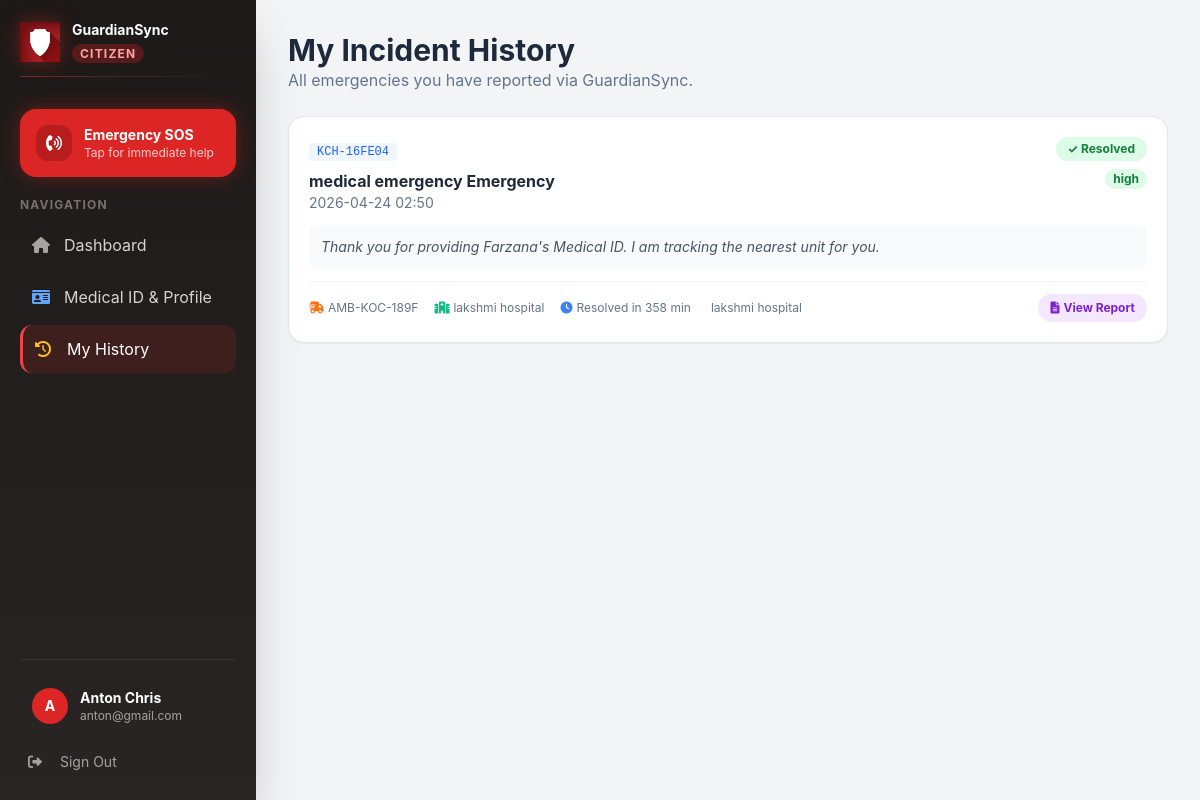
Page /user/history (signed in) on the committed database.
### tables this page shows
CREATE TABLE users (
        id TEXT PRIMARY KEY,
        name TEXT NOT NULL,
        email TEXT UNIQUE NOT NULL,
        phone TEXT,
        password_hash TEXT NOT NULL,
        role TEXT DEFAULT "user",
        unit_id TEXT,
        created_at DATETIME DEFAULT CURRENT_TIMESTAMP);

CREATE TABLE incidents (
        id TEXT PRIMARY KEY,
        user_id TEXT,
        user_name TEXT,
        phone TEXT,
        sos_type TEXT DEFAULT "self",
        affected_name TEXT,
        affected_medical_id TEXT,
        category TEXT,
        severity TEXT,
        status TEXT DEFAULT "pending",
        description TEXT,
        transcript TEXT,
        location_details TEXT,
        landmark TEXT,
        lat REAL,
        lng REAL,
        assigned_unit TEXT,
        resource_contact TEXT,
        assigned_unit_type TEXT,
        assigned_hospital TEXT,
        tracking_lat REAL,
        tracking_lng REAL,
        resolved_at DATETIME,
        report_generated INTEGER DEFAULT 0,
        duplicate_of TEXT,
        duplicate_count INTEGER DEFAULT 0,
        step2_relatives_alerted INTEGER DEFAULT 0,
        step3_followup_status TEXT DEFAULT "pending",
        step4_safe_confirmed INTEGER DEFAULT 0,
        followup_notes TEXT,
        safe_location TEXT,
        resolution_time_minutes INTEGER,
        unit_status TEXT DEFAULT "dispatched",
        created_at DATETIME DEFAULT CURRENT_TIMESTAMP,
        updated_at DATETIME DEFAULT CURRENT_TIMESTAMP);

### main.py (the view)
@app.get("/user/history")
async def user_history(request: Request):
    user = get_session_user(request, "citizen")
    if not user: return RedirectResponse(url="/auth/login")
    conn = get_db()
    history = conn.execute("SELECT * FROM incidents WHERE user_id = ? ORDER BY created_at DESC", (user["id"],)).fetchall()
    conn.close()
    return templates.TemplateResponse("user/history.html", {"request": request, "user": user, "history": history})

### templates/user/history.html (shortened to what this page needs)
{% extends "user/layout.html" %}
{% block content %}
<div class="max-w-4xl mx-auto space-y-6">
  <div>
    <h1 class="text-3xl font-bold text-slate-800">My Incident History</h1>
    <p class="text-slate-500">All emergencies you have reported via GuardianSync.</p>
  </div>
  {% if history %}
  <div class="space-y-4">
    {% for inc in history %}
    {% set isResolved = inc.status in ['resolved', 'closed'] %}
    <div class="bg-white rounded-2xl border border-slate-200 shadow-sm p-5 hover:shadow-md transition">
      <div class="flex items-start justify-between gap-4 flex-wrap mb-3">
        <div>
          <span class="font-mono text-xs text-blue-600 bg-blue-50 px-2 py-0.5 rounded">{{ inc.id[:12].upper() }}</span>
          <p class="font-bold text-slate-800 mt-2">{{ inc.category or 'General' }} Emergency</p>
          <p class="text-sm text-slate-500">{{ inc.created_at[:16] }}</p>
        </div>
        <div class="flex flex-col items-end gap-2">
          <span class="text-xs font-bold px-3 py-1 rounded-full {{ 'bg-green-100 text-green-700' if isResolved else 'bg-blue-100 text-blue-700' }}">
            {{ '✓ Resolved' if isResolved else inc.status or 'Active' }}
          </span>
          <span class="text-xs px-2 py-0.5 rounded-full font-bold
            {{ 'bg-red-100 text-red-700' if inc.severity == 'Critical' else
               'bg-orange-100 text-orange-700' if inc.severity == 'High' else
               'bg-yellow-100 text-yellow-700' if inc.severity == 'Medium' else
               'bg-green-100 text-green-700' }}">
            {{ inc.severity or 'Medium' }}
          </span>
        </div>
      </div>
      {% if inc.description %}
      <p class="text-sm text-slate-600 bg-slate-50 rounded-lg p-3 mb-3 italic">{{ inc.description[:150] }}{% if inc.description|length > 150 %}...{% endif %}</p>
      {% endif %}
      <div class="flex items-center justify-between flex-wrap gap-3 pt-3 border-t border-slate-100">
        <div class="flex gap-4 text-xs text-slate-500">
          {% if inc.assigned_unit %}
          <span><i class="fa-solid fa-truck-fast mr-1 text-orange-500"></i>{{ inc.assigned_unit }}</span>
          {% endif %}
          {% if inc.assigned_hospital %}
          <span><i class="fa-solid fa-hospital mr-1 text-emerald-500"></i>{{ inc.assigned_hospital }}</span>
          {% endif %}
          {% if inc.resolution_time_minutes %}
          <span><i class="fa-solid fa-clock mr-1 text-blue-500"></i>Resolved in {{ inc.resolution_time_minutes }} min</span>
          {% endif %}
          {% if inc.safe_location %}
          <span>{{ inc.safe_location }}</span>
          {% endif %}
        </div>
        {% if isResolved %}
        <a href="/api/incident/report/{{ inc.id }}" target="_blank"
          class="text-xs bg-purple-100 text-purple-700 font-bold px-3 py-1.5 rounded-full hover:bg-purple-200 transition flex items-center gap-1">
          <i class="fa-solid fa-file-lines"></i> View Report
        </a>
        {% endif %}
      </div>
    </div>
    {% endfor %}
  </div>
  {% endif %}
</div>
{% endblock %}

### templates/user/layout.html (shortened to what this page needs)
<!DOCTYPE html>
<html lang="en">
<head>
  <script src="https://cdn.tailwindcss.com"></script>
  <link rel="stylesheet" href="https://cdnjs.cloudflare.com/ajax/libs/font-awesome/6.0.0/css/all.min.css">
</head>
<body class="bg-gray-100 flex min-h-screen">
  <div id="sidebar" class="w-64 user-sidebar min-h-screen fixed top-0 text-white p-5 shadow-2xl flex flex-col z-40
    fixed lg:sticky inset-y-0 left-0 transform -translate-x-full lg:translate-x-0 transition-transform duration-200">
    <div class="mb-8">
      <div class="flex items-center justify-between mb-3">
        <div class="flex items-center gap-3">
          <div class="w-10 h-10 bg-red-600  flex items-center justify-center sos-glow">
            <img src="/static/icon.jpeg" alt="GuardianSync Icon" class="ai-style-change-2">
          </div>
          <div>
            <p class="text-white font-bold text-sm">GuardianSync</p>
            <span class="text-xs px-2 py-0.5 rounded-full bg-red-900/60 text-red-300 font-bold uppercase tracking-widest">Citizen</span>
          </div>
        </div>
      </div>
      <div class="h-px bg-gradient-to-r from-red-500 to-transparent opacity-40"></div>
    </div>
    <a href="/user/sos" id="sos-nav-btn" class="flex items-center gap-3 p-4 rounded-2xl bg-red-600 hover:bg-red-700 transition mb-5 sos-glow group" data-path="/user/sos">
      <div class="w-9 h-9 bg-red-700 rounded-xl flex items-center justify-center group-hover:bg-red-800">
        <i class="fa-solid fa-phone-volume text-white animate-pulse"></i>
      </div>
      <div>
        <p class="font-bold text-white text-sm">Emergency SOS</p>
        <p class="text-red-200 text-xs">Tap for immediate help</p>
      </div>
    </a>
    <nav class="space-y-1 flex-1">
      <p class="text-stone-500 text-xs font-bold mb-2 uppercase tracking-widest">Navigation</p>
      <a href="/" class="nav-link flex items-center p-3 rounded-xl hover:bg-stone-700/50 transition text-stone-300 hover:text-white" data-path="/">
        <i class="fa-solid fa-house mr-3 w-5 text-stone-400"></i> Dashboard
      </a>
      <a href="/user/profile" class="nav-link flex items-center p-3 rounded-xl hover:bg-stone-700/50 transition text-stone-300 hover:text-white" data-path="/user/profile">
        <i class="fa-solid fa-id-card mr-3 w-5 text-blue-400"></i> Medical ID & Profile
      </a>
      <a href="/user/history" class="nav-link flex items-center p-3 rounded-xl hover:bg-stone-700/50 transition text-stone-300 hover:text-white" data-path="/user/history">
        <i class="fa-solid fa-clock-rotate-left mr-3 w-5 text-amber-400"></i> My History
      </a>
    </nav>
    <div class="pt-4 border-t border-stone-700/50 space-y-2">
      {% if user %}
      <div class="flex items-center gap-3 p-3 bg-stone-800/50 rounded-xl">
        <div class="w-9 h-9 bg-red-600 rounded-full flex items-center justify-center font-bold text-sm flex-shrink-0">
          {{ user.name[0] | upper }}
        </div>
        <div class="flex-1 min-w-0">
          <p class="text-white text-sm font-bold truncate">{{ user.name }}</p>
          <p class="text-stone-400 text-xs truncate">{{ user.email }}</p>
        </div>
      </div>
      <a href="/auth/logout/citizen" class="flex items-center p-2 rounded-lg hover:bg-red-900/30 text-stone-400 hover:text-red-400 transition text-sm">
        <i class="fa-solid fa-right-from-bracket mr-3 w-5"></i> Sign Out
      </a>
      {% endif %}
    </div>
  </div>
  <div class="flex-1 flex flex-col min-h-screen">
    <div class="flex-1 p-5 lg:p-8">
      {% block content %}{% endblock %}
    </div>
  </div>
</body>
</html>

### templates/user/layout.html (style rules this page uses)
body { font-family: 'Inter', system-ui, -apple-system, sans-serif; }
.user-sidebar { background: linear-gradient(180deg, #1c1917 0%, #292524 100%); }
.user-nav-active { background: rgba(220,38,38,0.15); border-left: 3px solid #ef4444; color: white; }
.sos-glow { box-shadow: 0 0 20px rgba(220,38,38,0.4); }

### rows in the picture
users: name "A", name "Anton Chris", email "anton@gmail.com"
incidents: id "KCH-16FE04", category "medical emergency", created_at "2026-04-24 02:50", status "✓ Resolved", severity "high", description "Thank you for providing Farzana's Medical ID. I am tracking the nearest unit for you.", assigned_unit "AMB-KOC-189F", assigned_hospital "lakshmi hospital", resolution_time_minutes "358", safe_location "lakshmi hospital"
